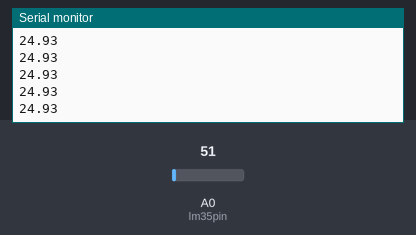
Recording of a sketch running on a simulated Arduino Uno, built with avr-gcc and run on an emulated ATmega328P. Parts: the last lines printed to the serial monitor. The test bench sets the inputs (shaded band); at power-on: A0 (lm35pin) = 51.

Above: at 1.2 s.
1.3 s: A0 (lm35pin) set to 61
At 1.9 s:
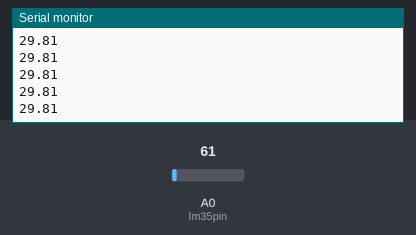
2.8 s: A0 (lm35pin) set to 71
At 3.5 s:
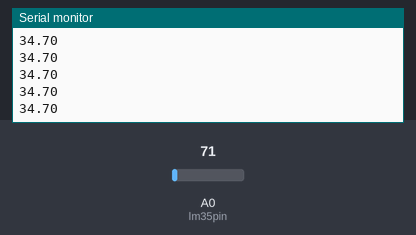
Timing chart, 0 to 5.8 s (numbered marks = the images above; inputs shaded):
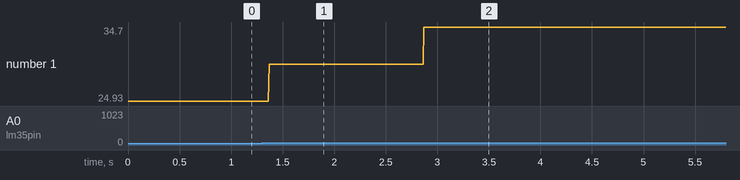

Measured:
- after the input at 1.3 s, the serial monitor: prints a new line after 0.07 s (image 1)
- after the input at 2.8 s, the serial monitor: prints a new line after 0.07 s (image 2)
- plotted number 1: 24.93 → 29.81 after the input at 1.3 s, 29.81 → 34.7 after the input at 2.8 s

The sketch:

sicaklik.ino
```cpp
int lm35pin=A0;
int okunan_deger=0;
float sicaklik_gerilim=0;
float sicaklik=0;
void setup() {
  // put your setup code here, to run once:
 Serial.begin(9600);
}

void loop() {
  okunan_deger=analogRead(lm35pin);
  sicaklik_gerilim=(5000.0/1023.0)*okunan_deger;
  sicaklik=sicaklik_gerilim/10.0;

  Serial.println(sicaklik);

}
```
